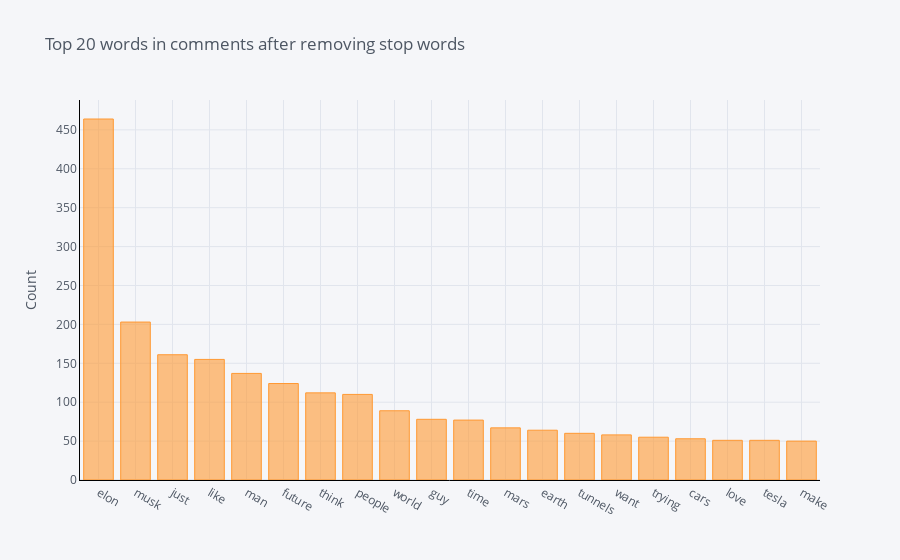

Write notebook code for a chart like this one.
### Code cell
df2.groupby('ReviewText').sum()['count'].sort_values(ascending=False).iplot(
     kind='bar', yTitle='Count', linecolor='black', title='Top 20 words in comments after removing stop words')

### Figure 1 — Plotly figure (JSON) as saved in the notebook; plotly's stock layout.template omitted (floating-point values rounded to 4 significant figures)
{"data": [{"marker": {"color": "rgba(255, 153, 51, 0.6)", "line": {"color": "rgba(255, 153, 51, 1.0)", "width": 1}}, "name": "count", "orientation": "v", "text": "", "type": "bar", "x": ["elon", "musk", "just", "like", "man", "future", "think", "people", "world", "guy", "time", "mars", "earth", "tunnels", "want", "trying", "cars", "love", "tesla", "make"], "y": [464, 203, 161, 155, 137, 124, 112, 110, 89, 78, 77, 67, 64, 60, 58, 55, 53, 51, 51, 50]}], "layout": {"legend": {"bgcolor": "#F5F6F9", "font": {"color": "#4D5663"}}, "paper_bgcolor": "#F5F6F9", "plot_bgcolor": "#F5F6F9", "title": {"font": {"color": "#4D5663"}, "text": "Top 20 words in comments after removing stop words"}, "xaxis": {"gridcolor": "#E1E5ED", "linecolor": "black", "showgrid": true, "tickfont": {"color": "#4D5663"}, "title": {"font": {"color": "#4D5663"}, "text": ""}, "zerolinecolor": "#E1E5ED"}, "yaxis": {"gridcolor": "#E1E5ED", "linecolor": "black", "showgrid": true, "tickfont": {"color": "#4D5663"}, "title": {"font": {"color": "#4D5663"}, "text": "Count"}, "zerolinecolor": "#E1E5ED"}}}
